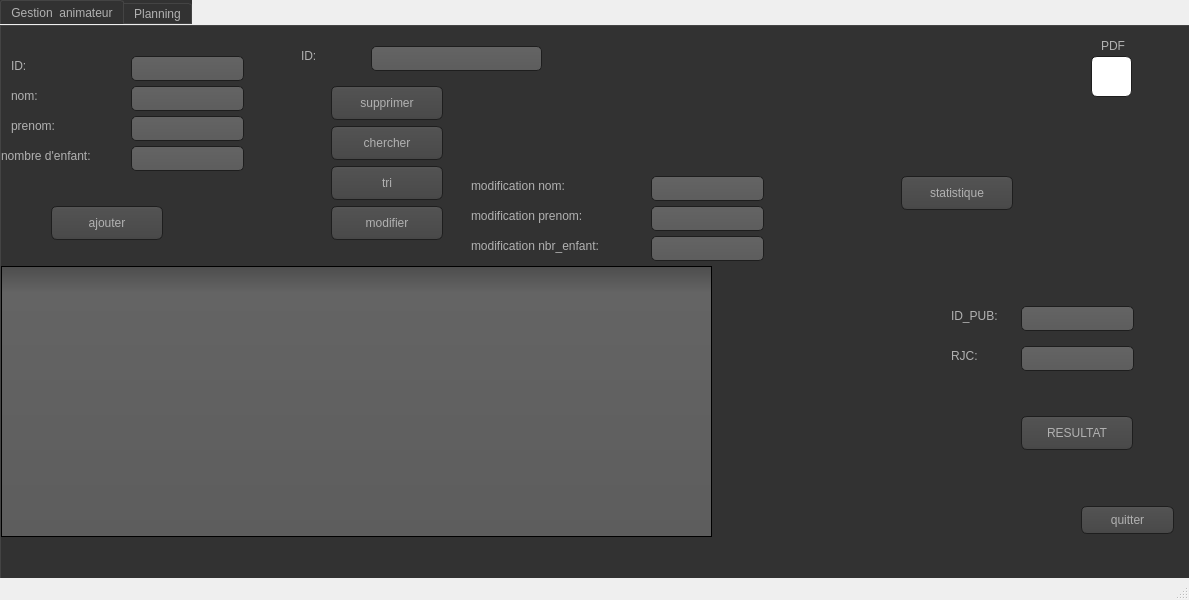
<?xml version="1.0" encoding="UTF-8"?>
<ui version="4.0">
 <class>Gestion_animateur</class>
 <widget class="QMainWindow" name="Gestion_animateur">
  <property name="geometry">
   <rect>
    <x>0</x>
    <y>0</y>
    <width>1189</width>
    <height>600</height>
   </rect>
  </property>
  <property name="windowTitle">
   <string>MainWindow</string>
  </property>
  <widget class="QWidget" name="centralwidget">
   <widget class="QTabWidget" name="PLANNING">
    <property name="geometry">
     <rect>
      <x>0</x>
      <y>0</y>
      <width>1191</width>
      <height>621</height>
     </rect>
    </property>
    <property name="styleSheet">
     <string notr="true">QCheckBox::indicator:checked, QRadioButton::indicator:checked
{
    border: 1px solid #444;
       background-color: #3995D7;
}


QToolTip
{
     border: 1px solid black;
     background-color:#3995D7;
     padding: 1px;
     border-radius: 3px;
     opacity: 100;
}

QWidget
{
    color: #b1b1b1;
    background-color: #323232;
}

QWidget:item:hover
{
    background-color: QLinearGradient( x1: 0, y1: 0, x2: 0, y2: 1, stop: 0#3995D7, stop: 1 #ca0619);
    color: #000000;
}

QWidget:item:selected
{
    background-color: QLinearGradient( x1: 0, y1: 0, x2: 0, y2: 1, stop: 0#3995D7, stop: 1 #d7801a);
}

QMenuBar::item
{
    background: transparent;
}

QMenuBar::item:selected
{
    background: transparent;
    border: 1px solid#3995D7;
}

QMenuBar::item:pressed
{
    background: #444;
    border: 1px solid #000;
    background-color: QLinearGradient(
        x1:0, y1:0,
        x2:0, y2:1,
        stop:1 #212121,
        stop:0.4 #343434/*,
        stop:0.2 #343434,
        stop:0.1#3995D7*/
    );
    margin-bottom:-1px;
    padding-bottom:1px;
}

QMenu
{
    border: 1px solid #000;
}

QMenu::item
{
    padding: 2px 20px 2px 20px;
}

QMenu::item:selected
{
    color: #000000;
}

QWidget:disabled
{
    color: #404040;
    background-color: #323232;
}

QAbstractItemView
{
    background-color: QLinearGradient( x1: 0, y1: 0, x2: 0, y2: 1, stop: 0 #4d4d4d, stop: 0.1 #646464, stop: 1 #5d5d5d);
}

QWidget:focus
{
    /*border: 2px solid QLinearGradient( x1: 0, y1: 0, x2: 0, y2: 1, stop: 0#3995D7, stop: 1 #d7801a);*/
}

QLineEdit
{
    background-color: QLinearGradient( x1: 0, y1: 0, x2: 0, y2: 1, stop: 0 #4d4d4d, stop: 0 #646464, stop: 1 #5d5d5d);
    padding: 1px;
    border-style: solid;
    border: 1px solid #1e1e1e;
    border-radius: 5;
}

QPushButton
{
    color: #b1b1b1;
    background-color: QLinearGradient( x1: 0, y1: 0, x2: 0, y2: 1, stop: 0 #565656, stop: 0.1 #525252, stop: 0.5 #4e4e4e, stop: 0.9 #4a4a4a, stop: 1 #464646);
    border-width: 1px;
    border-color: #1e1e1e;
    border-style: solid;
    border-radius: 6;
    padding: 3px;
    font-size: 12px;
    padding-left: 5px;
    padding-right: 5px;
}

QPushButton:pressed
{
    background-color: QLinearGradient( x1: 0, y1: 0, x2: 0, y2: 1, stop: 0 #2d2d2d, stop: 0.1 #2b2b2b, stop: 0.5 #292929, stop: 0.9 #282828, stop: 1 #252525);
}

QComboBox
{
    selection-background-color:#3995D7;
    background-color: QLinearGradient( x1: 0, y1: 0, x2: 0, y2: 1, stop: 0 #565656, stop: 0.1 #525252, stop: 0.5 #4e4e4e, stop: 0.9 #4a4a4a, stop: 1 #464646);
    border-style: solid;
    border: 1px solid #1e1e1e;
    border-radius: 5;
}

QComboBox:hover,QPushButton:hover
{
    border: 2px solid QLinearGradient( x1: 0, y1: 0, x2: 0, y2: 1, stop: 0#3995D7, stop: 1 #3995D7);
}


QComboBox:on
{
    padding-top: 3px;
    padding-left: 4px;
    background-color: QLinearGradient( x1: 0, y1: 0, x2: 0, y2: 1, stop: 0 #2d2d2d, stop: 0.1 #2b2b2b, stop: 0.5 #292929, stop: 0.9 #282828, stop: 1 #252525);
    selection-background-color:#3995D7;
}

QComboBox QAbstractItemView
{
    border: 2px solid darkgray;
    selection-background-color: QLinearGradient( x1: 0, y1: 0, x2: 0, y2: 1, stop: 0#3995D7, stop: 1 #d7801a);
}

QComboBox::drop-down
{
     subcontrol-origin: padding;
     subcontrol-position: top right;
     width: 15px;

     border-left-width: 0px;
     border-left-color: darkgray;
     border-left-style: solid; /* just a single line */
     border-top-right-radius: 3px; /* same radius as the QComboBox */
     border-bottom-right-radius: 3px;
 }

QComboBox::down-arrow
{
     image: url(:/down_arrow.png);
}

QGroupBox:focus
{
border: 2px solid QLinearGradient( x1: 0, y1: 0, x2: 0, y2: 1, stop: 0#3995D7, stop: 1 #d7801a);
}

QTextEdit:focus
{
    border: 2px solid QLinearGradient( x1: 0, y1: 0, x2: 0, y2: 1, stop: 0#3995D7, stop: 1 #d7801a);
}

QScrollBar:horizontal {
     border: 1px solid #222222;
     background: QLinearGradient( x1: 0, y1: 0, x2: 0, y2: 1, stop: 0.0 #121212, stop: 0.2 #282828, stop: 1 #484848);
     height: 7px;
     margin: 0px 16px 0 16px;
}

QScrollBar::handle:horizontal
{
      background: QLinearGradient( x1: 0, y1: 0, x2: 1, y2: 0, stop: 0#3995D7, stop: 0.5 #d7801a, stop: 1#3995D7);
      min-height: 20px;
      border-radius: 2px;
}

QScrollBar::add-line:horizontal {
      border: 1px solid #1b1b19;
      border-radius: 2px;
      background: QLinearGradient( x1: 0, y1: 0, x2: 1, y2: 0, stop: 0#3995D7, stop: 1 #d7801a);
      width: 14px;
      subcontrol-position: right;
      subcontrol-origin: margin;
}

QScrollBar::sub-line:horizontal {
      border: 1px solid #1b1b19;
      border-radius: 2px;
      background: QLinearGradient( x1: 0, y1: 0, x2: 1, y2: 0, stop: 0#3995D7, stop: 1 #d7801a);
      width: 14px;
     subcontrol-position: left;
     subcontrol-origin: margin;
}

QScrollBar::right-arrow:horizontal, QScrollBar::left-arrow:horizontal
{
      border: 1px solid black;
      width: 1px;
      height: 1px;
      background: white;
}

QScrollBar::add-page:horizontal, QScrollBar::sub-page:horizontal
{
      background: none;
}

QScrollBar:vertical
{
      background: QLinearGradient( x1: 0, y1: 0, x2: 1, y2: 0, stop: 0.0 #121212, stop: 0.2 #282828, stop: 1 #484848);
      width: 7px;
      margin: 16px 0 16px 0;
      border: 1px solid #222222;
}

QScrollBar::handle:vertical
{
      background: QLinearGradient( x1: 0, y1: 0, x2: 0, y2: 1, stop: 0#3995D7, stop: 0.5 #d7801a, stop: 1#3995D7);
      min-height: 20px;
      border-radius: 2px;
}

QScrollBar::add-line:vertical
{
      border: 1px solid #1b1b19;
      border-radius: 2px;
      background: QLinearGradient( x1: 0, y1: 0, x2: 0, y2: 1, stop: 0#3995D7, stop: 1 #d7801a);
      height: 14px;
      subcontrol-position: bottom;
      subcontrol-origin: margin;
}

QScrollBar::sub-line:vertical
{
      border: 1px solid #1b1b19;
      border-radius: 2px;
      background: QLinearGradient( x1: 0, y1: 0, x2: 0, y2: 1, stop: 0 #d7801a, stop: 1#3995D7);
      height: 14px;
      subcontrol-position: top;
      subcontrol-origin: margin;
}

QScrollBar::up-arrow:vertical, QScrollBar::down-arrow:vertical
{
      border: 1px solid black;
      width: 1px;
      height: 1px;
      background: white;
}


QScrollBar::add-page:vertical, QScrollBar::sub-page:vertical
{
      background: none;
}

QTextEdit
{
    background-color: #242424;
}

QPlainTextEdit
{
    background-color: #242424;
}

QHeaderView::section
{
    background-color: QLinearGradient(x1:0, y1:0, x2:0, y2:1, stop:0 #616161, stop: 0.5 #505050, stop: 0.6 #434343, stop:1 #656565);
    color: white;
    padding-left: 4px;
    border: 1px solid #6c6c6c;
}

QCheckBox:disabled
{
color: #414141;
}

QDockWidget::title
{
    text-align: center;
    spacing: 3px; /* spacing between items in the tool bar */
    background-color: QLinearGradient(x1:0, y1:0, x2:0, y2:1, stop:0 #323232, stop: 0.5 #242424, stop:1 #323232);
}

QDockWidget::close-button, QDockWidget::float-button
{
    text-align: center;
    spacing: 1px; /* spacing between items in the tool bar */
    background-color: QLinearGradient(x1:0, y1:0, x2:0, y2:1, stop:0 #323232, stop: 0.5 #242424, stop:1 #323232);
}

QDockWidget::close-button:hover, QDockWidget::float-button:hover
{
    background: #242424;
}

QDockWidget::close-button:pressed, QDockWidget::float-button:pressed
{
    padding: 1px -1px -1px 1px;
}

QMainWindow::separator
{
    background-color: QLinearGradient(x1:0, y1:0, x2:0, y2:1, stop:0 #161616, stop: 0.5 #151515, stop: 0.6 #212121, stop:1 #343434);
    color: white;
    padding-left: 4px;
    border: 1px solid #4c4c4c;
    spacing: 3px; /* spacing between items in the tool bar */
}

QMainWindow::separator:hover
{

    background-color: QLinearGradient(x1:0, y1:0, x2:0, y2:1, stop:0 #d7801a, stop:0.5 #b56c17 stop:1#3995D7);
    color: white;
    padding-left: 4px;
    border: 1px solid #6c6c6c;
    spacing: 3px; /* spacing between items in the tool bar */
}

QToolBar::handle
{
     spacing: 3px; /* spacing between items in the tool bar */
     background: url(:/images/handle.png);
}

QMenu::separator
{
    height: 2px;
    background-color: QLinearGradient(x1:0, y1:0, x2:0, y2:1, stop:0 #161616, stop: 0.5 #151515, stop: 0.6 #212121, stop:1 #343434);
    color: white;
    padding-left: 4px;
    margin-left: 10px;
    margin-right: 5px;
}

QProgressBar
{
    border: 2px solid grey;
    border-radius: 5px;
    text-align: center;
}

QProgressBar::chunk
{
    background-color:#3995D7;
    width: 2.15px;
    margin: 0.5px;
}

QTabBar::tab {
    color: #b1b1b1;
    border: 1px solid #444;
    border-bottom-style: none;
    background-color: #323232;
    padding-left: 10px;
    padding-right: 10px;
    padding-top: 3px;
    padding-bottom: 2px;
    margin-right: -1px;
}

QTabWidget::pane {
    border: 1px solid #444;
    top: 1px;
}

QTabBar::tab:last
{
    margin-right: 0; /* the last selected tab has nothing to overlap with on the right */
    border-top-right-radius: 3px;
}

QTabBar::tab:first:!selected
{
 margin-left: 0px; /* the last selected tab has nothing to overlap with on the right */


    border-top-left-radius: 3px;
}

QTabBar::tab:!selected
{
    color: #b1b1b1;
    border-bottom-style: solid;
    margin-top: 3px;
    background-color: QLinearGradient(x1:0, y1:0, x2:0, y2:1, stop:1 #212121, stop:.4 #343434);
}

QTabBar::tab:selected
{
    border-top-left-radius: 3px;
    border-top-right-radius: 3px;
    margin-bottom: 0px;
}

QTabBar::tab:!selected:hover
{
    /*border-top: 2px solid#3995D7;
    padding-bottom: 3px;*/
    border-top-left-radius: 3px;
    border-top-right-radius: 3px;
    background-color: QLinearGradient(x1:0, y1:0, x2:0, y2:1, stop:1 #212121, stop:0.4 #343434, stop:0.2 #343434, stop:0.1#3995D7);
}

QRadioButton::indicator:checked, QRadioButton::indicator:unchecked{
    color: #b1b1b1;
    background-color: #323232;
    border: 1px solid #b1b1b1;
    border-radius: 6px;
}

QRadioButton::indicator:checked
{
    background-color: qradialgradient(
        cx: 0.5, cy: 0.5,
        fx: 0.5, fy: 0.5,
        radius: 1.0,
        stop: 0.25#3995D7,
        stop: 0.3 #323232
    );
}

QCheckBox::indicator{
    color: #b1b1b1;
    background-color: #323232;
    border: 1px solid #b1b1b1;
    width: 9px;
    height: 9px;
}

QRadioButton::indicator
{
    border-radius: 6px;
}

QRadioButton::indicator:hover, QCheckBox::indicator:hover
{
    border: 1px solid#3995D7;
}

QCheckBox::indicator:checked
{
    image:url(:/images/checkbox.png);
}

QCheckBox::indicator:disabled, QRadioButton::indicator:disabled
{
    border: 1px solid #444;
}</string>
    </property>
    <property name="currentIndex">
     <number>0</number>
    </property>
    <widget class="QWidget" name="tab">
     <attribute name="title">
      <string>Gestion  animateur</string>
     </attribute>
     <widget class="QLabel" name="label">
      <property name="geometry">
       <rect>
        <x>10</x>
        <y>60</y>
        <width>71</width>
        <height>20</height>
       </rect>
      </property>
      <property name="text">
       <string>nom:</string>
      </property>
     </widget>
     <widget class="QLabel" name="label_2">
      <property name="geometry">
       <rect>
        <x>10</x>
        <y>90</y>
        <width>69</width>
        <height>20</height>
       </rect>
      </property>
      <property name="text">
       <string>prenom:</string>
      </property>
     </widget>
     <widget class="QLabel" name="label_4">
      <property name="geometry">
       <rect>
        <x>10</x>
        <y>30</y>
        <width>69</width>
        <height>20</height>
       </rect>
      </property>
      <property name="text">
       <string>ID:</string>
      </property>
     </widget>
     <widget class="QLineEdit" name="lineEdit_nom">
      <property name="geometry">
       <rect>
        <x>130</x>
        <y>60</y>
        <width>113</width>
        <height>25</height>
       </rect>
      </property>
      <property name="styleSheet">
       <string notr="true"/>
      </property>
     </widget>
     <widget class="QLineEdit" name="lineEdit_prenom">
      <property name="geometry">
       <rect>
        <x>130</x>
        <y>90</y>
        <width>113</width>
        <height>25</height>
       </rect>
      </property>
      <property name="styleSheet">
       <string notr="true"/>
      </property>
     </widget>
     <widget class="QLineEdit" name="lineEdit_id">
      <property name="geometry">
       <rect>
        <x>130</x>
        <y>30</y>
        <width>113</width>
        <height>25</height>
       </rect>
      </property>
      <property name="styleSheet">
       <string notr="true"/>
      </property>
     </widget>
     <widget class="QPushButton" name="ajouter">
      <property name="geometry">
       <rect>
        <x>50</x>
        <y>180</y>
        <width>112</width>
        <height>34</height>
       </rect>
      </property>
      <property name="text">
       <string>ajouter</string>
      </property>
     </widget>
     <widget class="QTableView" name="tab_animateur">
      <property name="geometry">
       <rect>
        <x>0</x>
        <y>240</y>
        <width>711</width>
        <height>271</height>
       </rect>
      </property>
     </widget>
     <widget class="QLineEdit" name="l_id">
      <property name="geometry">
       <rect>
        <x>370</x>
        <y>20</y>
        <width>171</width>
        <height>25</height>
       </rect>
      </property>
      <property name="styleSheet">
       <string notr="true"/>
      </property>
     </widget>
     <widget class="QLabel" name="label_7">
      <property name="geometry">
       <rect>
        <x>300</x>
        <y>20</y>
        <width>69</width>
        <height>20</height>
       </rect>
      </property>
      <property name="text">
       <string>ID:</string>
      </property>
     </widget>
     <widget class="QPushButton" name="chercher">
      <property name="geometry">
       <rect>
        <x>330</x>
        <y>100</y>
        <width>112</width>
        <height>34</height>
       </rect>
      </property>
      <property name="text">
       <string>chercher</string>
      </property>
     </widget>
     <widget class="QPushButton" name="supprimer">
      <property name="geometry">
       <rect>
        <x>330</x>
        <y>60</y>
        <width>112</width>
        <height>34</height>
       </rect>
      </property>
      <property name="text">
       <string>supprimer</string>
      </property>
     </widget>
     <widget class="QPushButton" name="tri">
      <property name="geometry">
       <rect>
        <x>330</x>
        <y>140</y>
        <width>112</width>
        <height>34</height>
       </rect>
      </property>
      <property name="text">
       <string>tri</string>
      </property>
     </widget>
     <widget class="QPushButton" name="modifier">
      <property name="geometry">
       <rect>
        <x>330</x>
        <y>180</y>
        <width>112</width>
        <height>34</height>
       </rect>
      </property>
      <property name="text">
       <string>modifier</string>
      </property>
     </widget>
     <widget class="QLabel" name="label_3">
      <property name="geometry">
       <rect>
        <x>470</x>
        <y>150</y>
        <width>131</width>
        <height>20</height>
       </rect>
      </property>
      <property name="text">
       <string>modification nom:</string>
      </property>
     </widget>
     <widget class="QLabel" name="label_8">
      <property name="geometry">
       <rect>
        <x>470</x>
        <y>180</y>
        <width>161</width>
        <height>20</height>
       </rect>
      </property>
      <property name="text">
       <string>modification prenom:</string>
      </property>
     </widget>
     <widget class="QLineEdit" name="nom_m">
      <property name="geometry">
       <rect>
        <x>650</x>
        <y>150</y>
        <width>113</width>
        <height>25</height>
       </rect>
      </property>
      <property name="styleSheet">
       <string notr="true"/>
      </property>
     </widget>
     <widget class="QLineEdit" name="prenom_m">
      <property name="geometry">
       <rect>
        <x>650</x>
        <y>180</y>
        <width>113</width>
        <height>25</height>
       </rect>
      </property>
      <property name="styleSheet">
       <string notr="true"/>
      </property>
     </widget>
     <widget class="QPushButton" name="pdf">
      <property name="geometry">
       <rect>
        <x>1090</x>
        <y>30</y>
        <width>41</width>
        <height>41</height>
       </rect>
      </property>
      <property name="styleSheet">
       <string notr="true">background-color: rgb(255, 255, 255);</string>
      </property>
      <property name="text">
       <string/>
      </property>
      <property name="icon">
       <iconset>
        <normaloff>../vecteezy_download-pdf-icon-template-black-color-editable-download_6692987.jpg</normaloff>../vecteezy_download-pdf-icon-template-black-color-editable-download_6692987.jpg</iconset>
      </property>
     </widget>
     <widget class="QLabel" name="label_5">
      <property name="geometry">
       <rect>
        <x>1100</x>
        <y>10</y>
        <width>31</width>
        <height>20</height>
       </rect>
      </property>
      <property name="text">
       <string>PDF</string>
      </property>
     </widget>
     <widget class="QLabel" name="label_6">
      <property name="geometry">
       <rect>
        <x>0</x>
        <y>120</y>
        <width>121</width>
        <height>20</height>
       </rect>
      </property>
      <property name="text">
       <string>nombre d'enfant:</string>
      </property>
     </widget>
     <widget class="QLineEdit" name="l_nbrenfant">
      <property name="geometry">
       <rect>
        <x>130</x>
        <y>120</y>
        <width>113</width>
        <height>25</height>
       </rect>
      </property>
      <property name="styleSheet">
       <string notr="true"/>
      </property>
     </widget>
     <widget class="QLabel" name="label_9">
      <property name="geometry">
       <rect>
        <x>470</x>
        <y>210</y>
        <width>191</width>
        <height>20</height>
       </rect>
      </property>
      <property name="text">
       <string>modification nbr_enfant:</string>
      </property>
     </widget>
     <widget class="QLineEdit" name="l_m_nbr">
      <property name="geometry">
       <rect>
        <x>650</x>
        <y>210</y>
        <width>113</width>
        <height>25</height>
       </rect>
      </property>
      <property name="styleSheet">
       <string notr="true"/>
      </property>
     </widget>
     <widget class="QPushButton" name="statistique">
      <property name="geometry">
       <rect>
        <x>900</x>
        <y>150</y>
        <width>112</width>
        <height>34</height>
       </rect>
      </property>
      <property name="text">
       <string>statistique</string>
      </property>
     </widget>
     <widget class="QLabel" name="label_12">
      <property name="geometry">
       <rect>
        <x>950</x>
        <y>280</y>
        <width>61</width>
        <height>20</height>
       </rect>
      </property>
      <property name="text">
       <string>ID_PUB:</string>
      </property>
     </widget>
     <widget class="QLineEdit" name="l_pub">
      <property name="geometry">
       <rect>
        <x>1020</x>
        <y>280</y>
        <width>113</width>
        <height>25</height>
       </rect>
      </property>
      <property name="styleSheet">
       <string notr="true"/>
      </property>
     </widget>
     <widget class="QPushButton" name="RJC1">
      <property name="geometry">
       <rect>
        <x>1020</x>
        <y>390</y>
        <width>112</width>
        <height>34</height>
       </rect>
      </property>
      <property name="text">
       <string>RESULTAT</string>
      </property>
     </widget>
     <widget class="QLineEdit" name="pointage">
      <property name="geometry">
       <rect>
        <x>1020</x>
        <y>320</y>
        <width>113</width>
        <height>25</height>
       </rect>
      </property>
     </widget>
     <widget class="QLabel" name="label_13">
      <property name="geometry">
       <rect>
        <x>950</x>
        <y>320</y>
        <width>61</width>
        <height>20</height>
       </rect>
      </property>
      <property name="text">
       <string>RJC:</string>
      </property>
     </widget>
     <widget class="QPushButton" name="quitter_pushbottn">
      <property name="geometry">
       <rect>
        <x>1080</x>
        <y>480</y>
        <width>93</width>
        <height>28</height>
       </rect>
      </property>
      <property name="text">
       <string>quitter</string>
      </property>
     </widget>
    </widget>
    <widget class="QWidget" name="tab_2">
     <attribute name="title">
      <string>Planning</string>
     </attribute>
     <widget class="QLabel" name="label_10">
      <property name="geometry">
       <rect>
        <x>40</x>
        <y>70</y>
        <width>151</width>
        <height>20</height>
       </rect>
      </property>
      <property name="text">
       <string>nom de l'animateur:</string>
      </property>
     </widget>
     <widget class="QLineEdit" name="l_nom_anim">
      <property name="geometry">
       <rect>
        <x>200</x>
        <y>70</y>
        <width>211</width>
        <height>25</height>
       </rect>
      </property>
     </widget>
     <widget class="QTableView" name="tab_plannig">
      <property name="geometry">
       <rect>
        <x>30</x>
        <y>180</y>
        <width>511</width>
        <height>291</height>
       </rect>
      </property>
     </widget>
     <widget class="QTableView" name="tab_details">
      <property name="geometry">
       <rect>
        <x>570</x>
        <y>180</y>
        <width>601</width>
        <height>291</height>
       </rect>
      </property>
     </widget>
     <widget class="QLabel" name="label_11">
      <property name="geometry">
       <rect>
        <x>700</x>
        <y>80</y>
        <width>91</width>
        <height>20</height>
       </rect>
      </property>
      <property name="text">
       <string>id_emission:</string>
      </property>
     </widget>
     <widget class="QLineEdit" name="l_id_emiss">
      <property name="geometry">
       <rect>
        <x>810</x>
        <y>80</y>
        <width>211</width>
        <height>25</height>
       </rect>
      </property>
     </widget>
     <widget class="QPushButton" name="planning">
      <property name="geometry">
       <rect>
        <x>150</x>
        <y>120</y>
        <width>112</width>
        <height>34</height>
       </rect>
      </property>
      <property name="text">
       <string>planning</string>
      </property>
     </widget>
     <widget class="QPushButton" name="details">
      <property name="geometry">
       <rect>
        <x>790</x>
        <y>130</y>
        <width>112</width>
        <height>34</height>
       </rect>
      </property>
      <property name="text">
       <string>details</string>
      </property>
     </widget>
    </widget>
   </widget>
  </widget>
  <widget class="QMenuBar" name="menubar">
   <property name="geometry">
    <rect>
     <x>0</x>
     <y>0</y>
     <width>1189</width>
     <height>26</height>
    </rect>
   </property>
  </widget>
  <widget class="QStatusBar" name="statusbar"/>
 </widget>
 <resources/>
 <connections/>
</ui>
